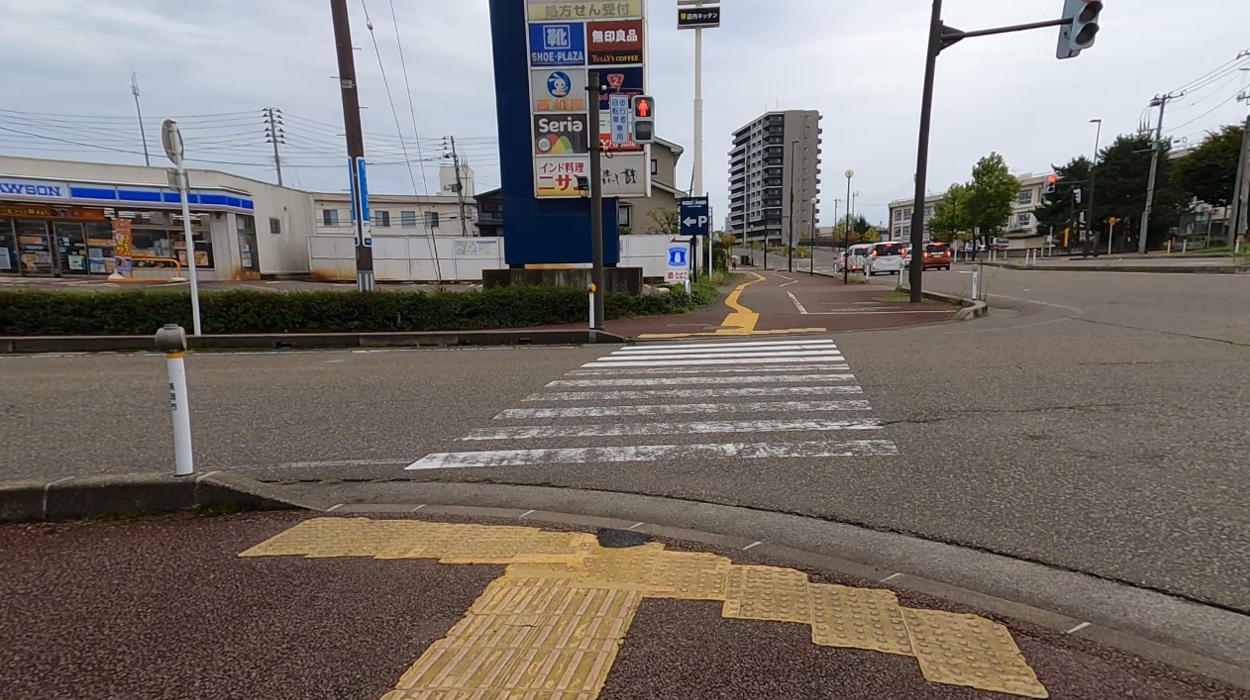
#> input picture Input/right1.png, 1250 x 700 px, found by its file name
$ python edge_close.py
#> lines starting #> are read from the running program, lines starting #| are printed output that depends on the picture; after the words box and inside, x2 and y2 are one past the last pixel; in counts of white or black regions, pixels touching at a corner belong together
import cv2
import numpy as np

# ========= 設定 =========
IMG_PATH = "Input/right1.png"

EDGE_PATH = "Output/close/edges.png"
MASK_PATH = "Output/close/closed_regions.png"
LABEL_PATH = "Output/close/labeled_regions.png"

LOW_THRESH = 50
HIGH_THRESH = 150

KERNEL_SIZE = 1      # モルフォロジー構造要素サイズ
ITER_DILATE = 10000
ITER_CLOSE = 10

# ========= 画像読み込み =========
img = cv2.imread(IMG_PATH)
#> img is the input picture: shape (700, 1250, 3); mean B, G, R 108.9, 114, 120.9
if img is None:
    raise RuntimeError("画像を読み込めません")

h, w = img.shape[:2]

# ========= Canny =========
gray = cv2.cvtColor(img, cv2.COLOR_BGR2GRAY)
blur = cv2.GaussianBlur(gray, (5, 5), 0)
edges = cv2.Canny(blur, LOW_THRESH, HIGH_THRESH)
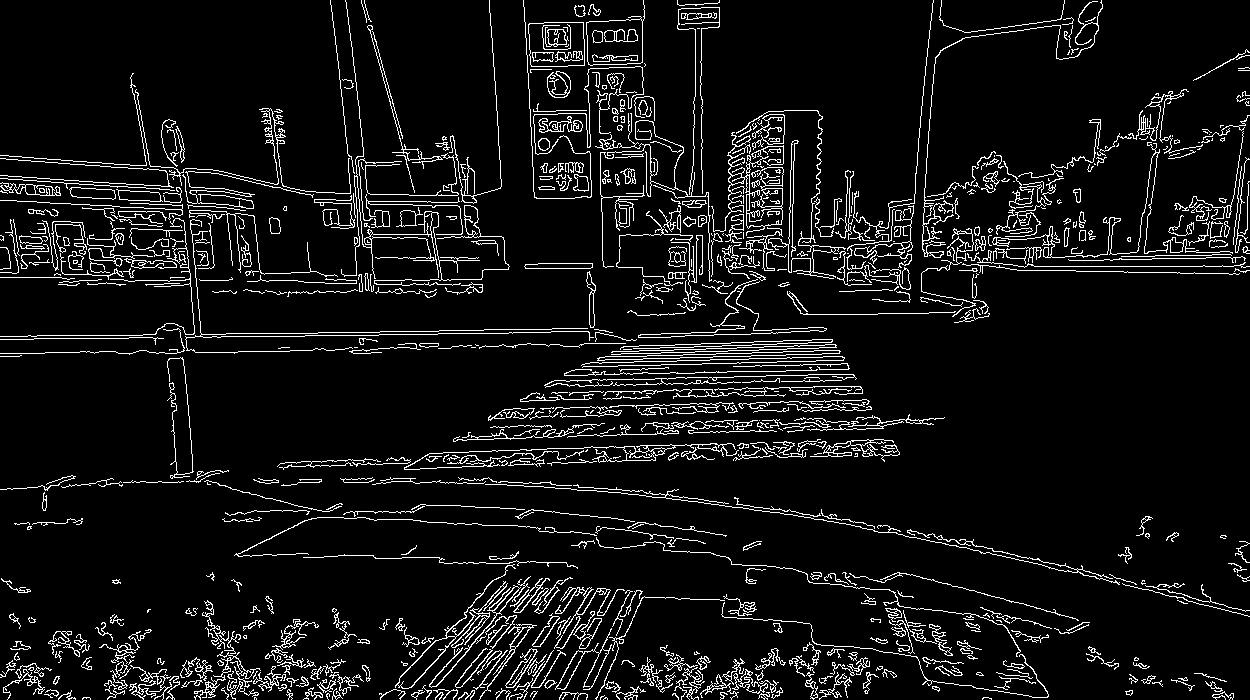
#> edges: shape (700, 1250); 7.4% white in thin lines or dots
cv2.imwrite(EDGE_PATH, edges)

# ========= モルフォロジー =========
kernel = cv2.getStructuringElement(
    cv2.MORPH_ELLIPSE, (KERNEL_SIZE, KERNEL_SIZE)
)

# エッジを太くして連結
dilated = cv2.dilate(edges, kernel, iterations=ITER_DILATE)

# 隙間を閉じる（閉演算）
closed = cv2.morphologyEx(
    dilated, cv2.MORPH_CLOSE, kernel, iterations=ITER_CLOSE
)

# ========= 塗りつぶし（内部領域） =========
# 背景をFloodFill
floodfill = closed.copy()
mask = np.zeros((h + 2, w + 2), np.uint8)
cv2.floodFill(floodfill, mask, (0, 0), 255)
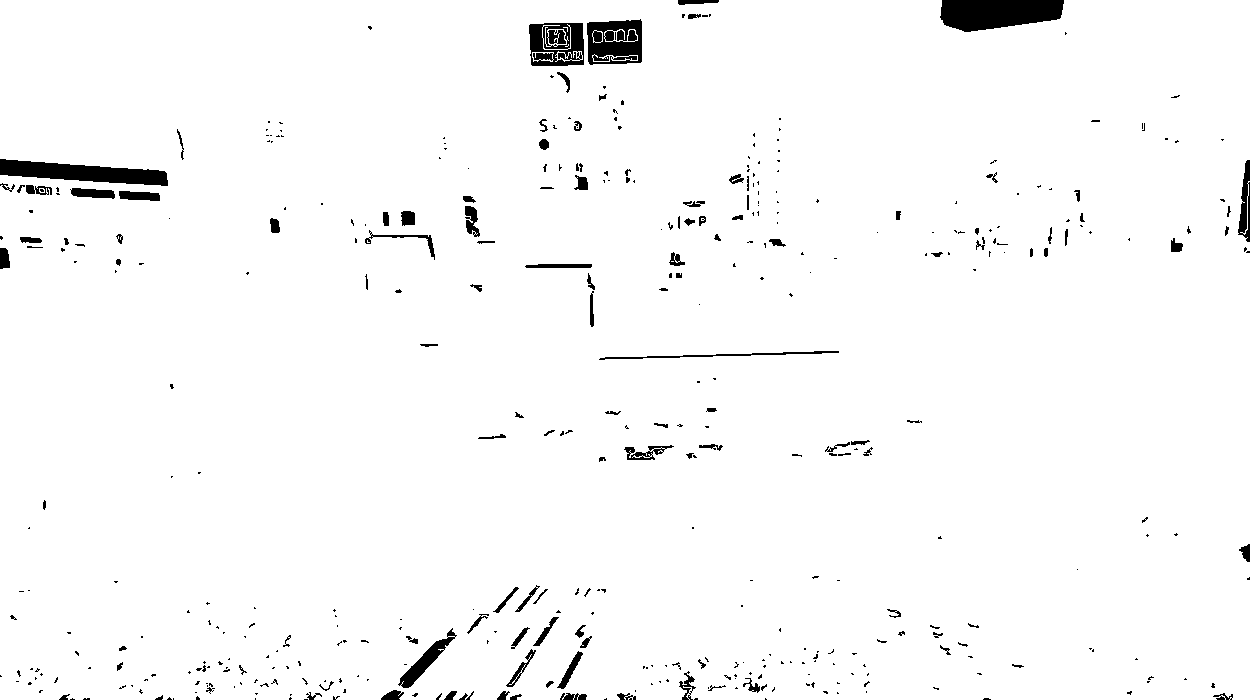
#> floodfill: shape (700, 1250); 97.5% white; 436 black regions (308 under 20 px), largest, box (x1, y1, x2, y2) and area: (940, 0, 1064, 32) 3149, (0, 159, 168, 186) 2571, (587, 19, 642, 65) 2016

# 反転して前景抽出
floodfill_inv = cv2.bitwise_not(floodfill)
filled = closed | floodfill_inv
#> filled: shape (700, 1250); 10% white; 711 white regions (159 under 20 px), largest, box (x1, y1, x2, y2) and area: (939, 0, 1065, 33) 3315, (0, 158, 174, 188) 2930, (586, 0, 645, 66) 2541

cv2.imwrite(MASK_PATH, filled)

# ========= 領域ラベリング =========
num_labels, labels = cv2.connectedComponents(filled)
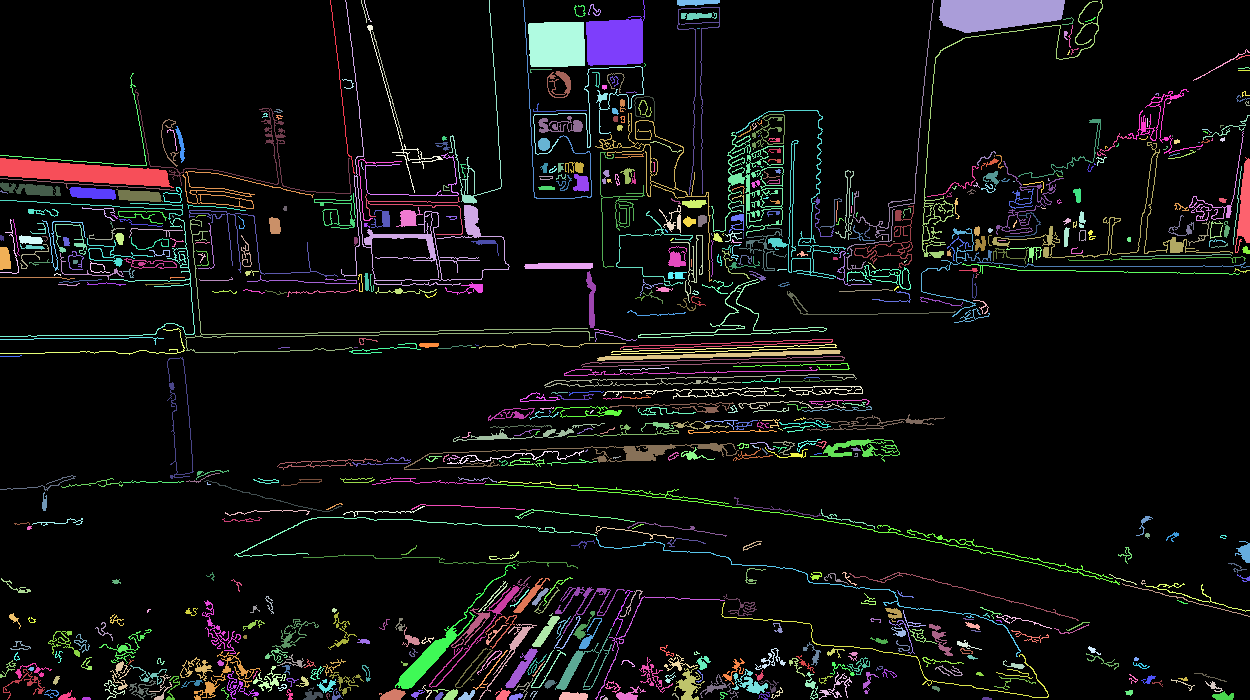
#> labels: shape (700, 1250) int32; 712 distinct labels, from 0 to 711; one colour per label, 0 black
#> num_labels = 712

# 可視化
label_img = np.zeros((h, w, 3), dtype=np.uint8)
rng = np.random.default_rng(0)

for label in range(1, num_labels):
    color = rng.integers(0, 255, size=3)
    label_img[labels == label] = color
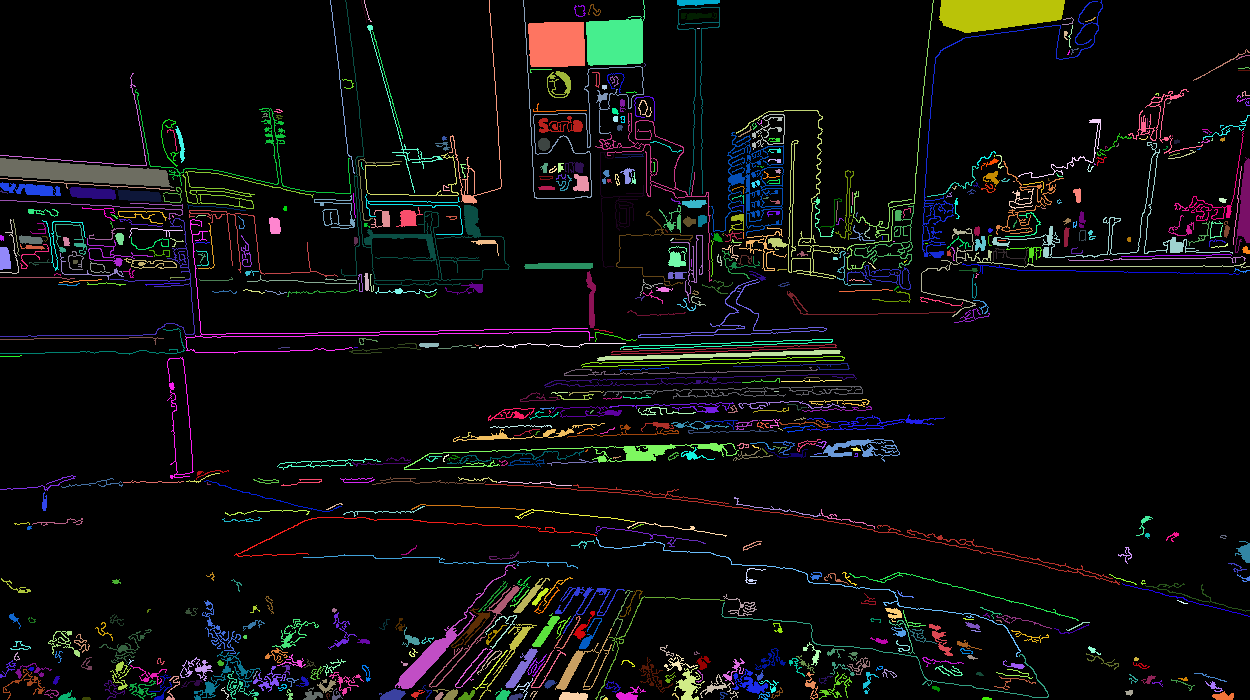
#> label_img: shape (700, 1250, 3); mean of channels 0, 1, 2 12.8, 12.9, 12.9; drawn as B, G, R

cv2.imwrite(LABEL_PATH, label_img)

print("完了:")
print(" - エッジ:", EDGE_PATH)
print(" - 閉領域マスク:", MASK_PATH)
print(" - ラベル画像:", LABEL_PATH)

$ run again, with Input/right2.png copied over Input/right1.png
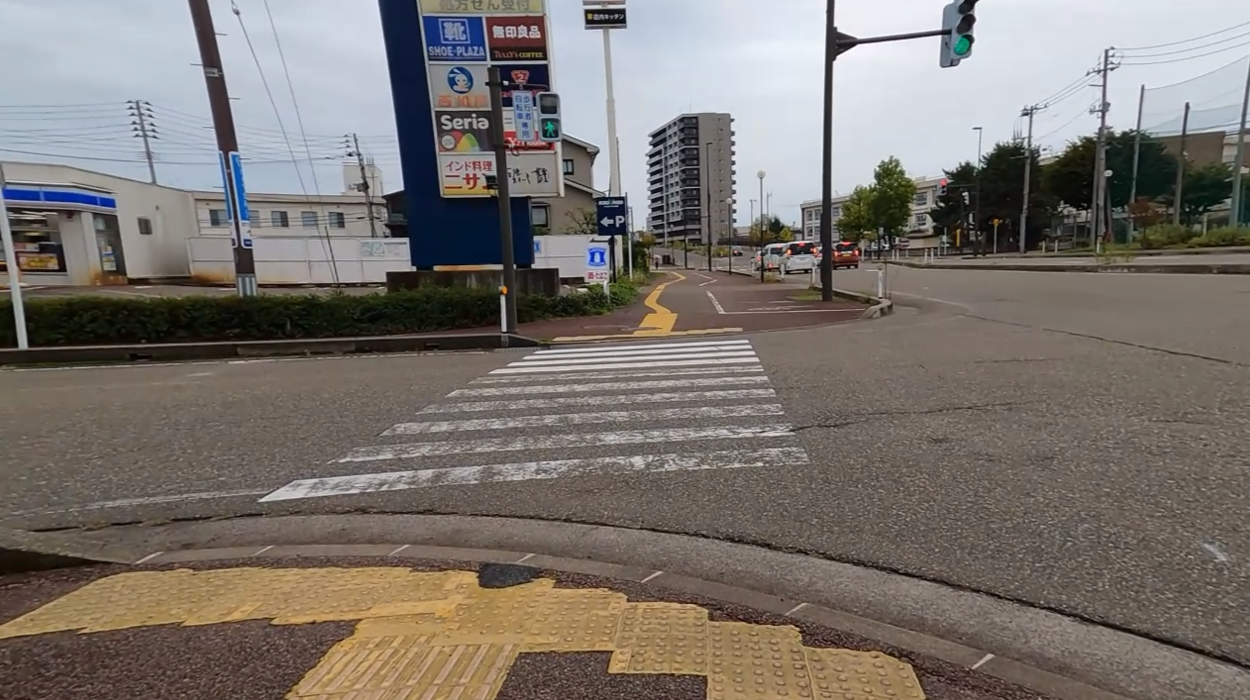
#> input picture Input/right2.png, 1250 x 700 px, found by its file name
#> img is the input picture: shape (700, 1250, 3); mean B, G, R 110.7, 116.1, 122.6
#> edges: shape (700, 1250); 6.4% white in thin lines or dots
#> floodfill: shape (700, 1250); 95.8% white; 264 black regions (176 under 20 px), largest, box (x1, y1, x2, y2) and area: (495, 651, 707, 700) 7033, (834, 0, 953, 39) 3732, (330, 235, 416, 282) 2992
#> filled: shape (700, 1250); 10.6% white; 574 white regions (127 under 20 px), largest, box (x1, y1, x2, y2) and area: (494, 650, 708, 700) 7769, (541, 8, 703, 282) 5574, (246, 202, 417, 298) 4092
#> `num_labels, labels = cv2.connectedComponents(filled)`:
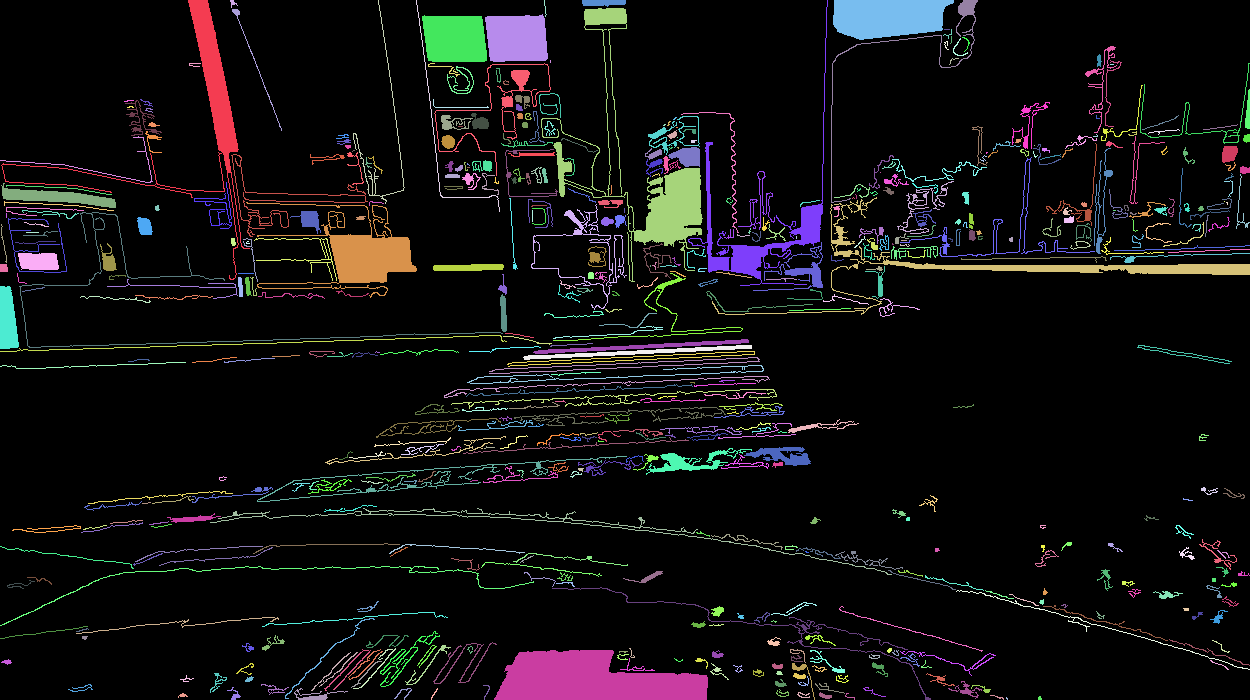
#> labels: shape (700, 1250) int32; 575 distinct labels, from 0 to 574; one colour per label, 0 black
#> num_labels = 575
#> after the loop `for label in range(1, num_labels):`:
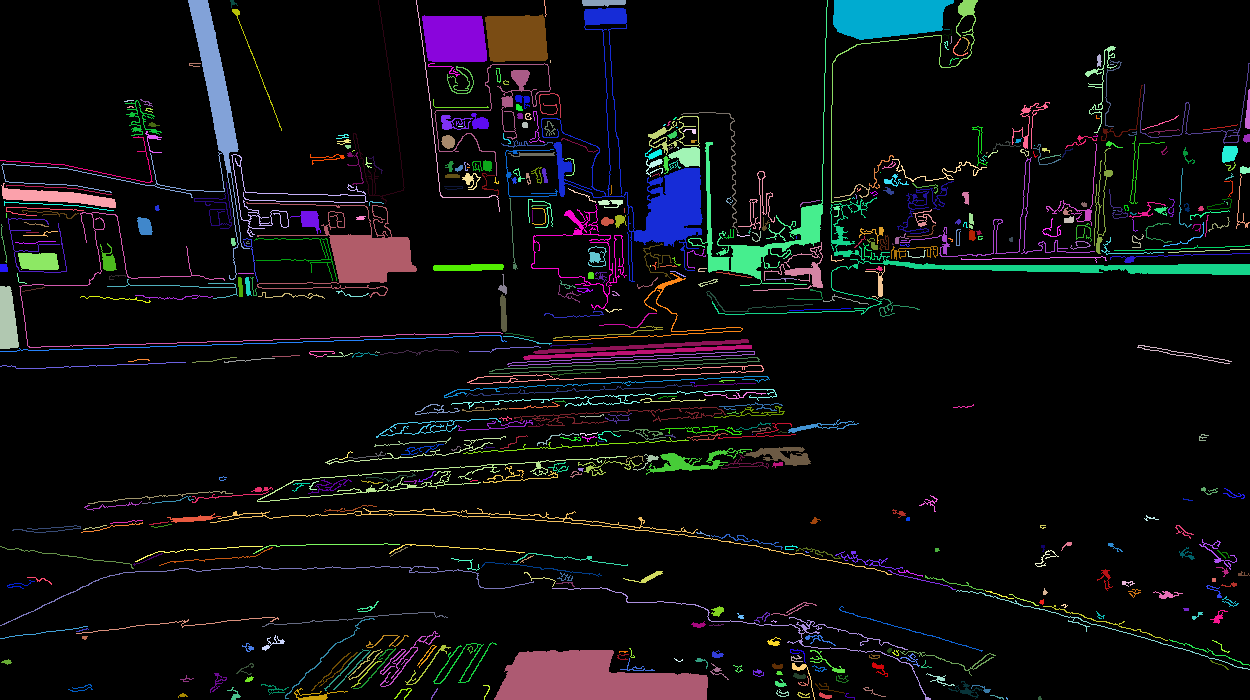
#> label_img: shape (700, 1250, 3); mean of channels 0, 1, 2 15, 13.4, 13.1; drawn as B, G, R
